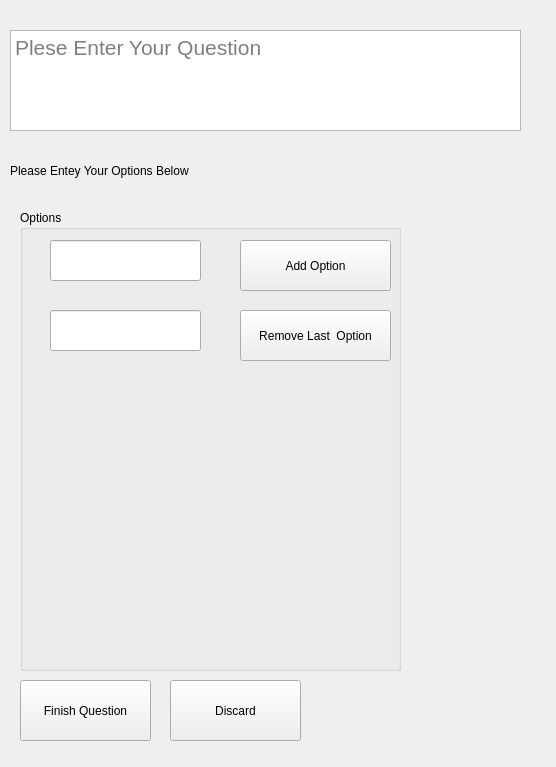
<?xml version="1.0" encoding="UTF-8"?>
<ui version="4.0">
 <class>MultipleChoiceQuestionAdd</class>
 <widget class="QMainWindow" name="MultipleChoiceQuestionAdd">
  <property name="geometry">
   <rect>
    <x>0</x>
    <y>0</y>
    <width>556</width>
    <height>767</height>
   </rect>
  </property>
  <property name="windowTitle">
   <string>Multiple Choices Question Add</string>
  </property>
  <widget class="QWidget" name="centralwidget">
   <widget class="QTextEdit" name="question_txt">
    <property name="geometry">
     <rect>
      <x>10</x>
      <y>30</y>
      <width>511</width>
      <height>101</height>
     </rect>
    </property>
    <property name="font">
     <font>
      <pointsize>16</pointsize>
     </font>
    </property>
    <property name="placeholderText">
     <string>Plese Enter Your Question</string>
    </property>
   </widget>
   <widget class="QGroupBox" name="groupBox">
    <property name="geometry">
     <rect>
      <x>20</x>
      <y>210</y>
      <width>381</width>
      <height>461</height>
     </rect>
    </property>
    <property name="title">
     <string>Options</string>
    </property>
    <widget class="QLineEdit" name="option_0">
     <property name="geometry">
      <rect>
       <x>30</x>
       <y>30</y>
       <width>151</width>
       <height>41</height>
      </rect>
     </property>
    </widget>
    <widget class="QLineEdit" name="option_1">
     <property name="geometry">
      <rect>
       <x>30</x>
       <y>100</y>
       <width>151</width>
       <height>41</height>
      </rect>
     </property>
    </widget>
    <widget class="QPushButton" name="add_option_btn">
     <property name="geometry">
      <rect>
       <x>220</x>
       <y>30</y>
       <width>151</width>
       <height>51</height>
      </rect>
     </property>
     <property name="text">
      <string>Add Option</string>
     </property>
    </widget>
    <widget class="QPushButton" name="remove_last_option_btn">
     <property name="geometry">
      <rect>
       <x>220</x>
       <y>100</y>
       <width>151</width>
       <height>51</height>
      </rect>
     </property>
     <property name="text">
      <string>Remove Last  Option</string>
     </property>
    </widget>
   </widget>
   <widget class="QLabel" name="label">
    <property name="geometry">
     <rect>
      <x>10</x>
      <y>140</y>
      <width>241</width>
      <height>61</height>
     </rect>
    </property>
    <property name="text">
     <string>Please Entey Your Options Below</string>
    </property>
   </widget>
   <widget class="QPushButton" name="finish_btn">
    <property name="geometry">
     <rect>
      <x>20</x>
      <y>680</y>
      <width>131</width>
      <height>61</height>
     </rect>
    </property>
    <property name="text">
     <string>Finish Question</string>
    </property>
   </widget>
   <widget class="QPushButton" name="discard_btn">
    <property name="geometry">
     <rect>
      <x>170</x>
      <y>680</y>
      <width>131</width>
      <height>61</height>
     </rect>
    </property>
    <property name="text">
     <string>Discard</string>
    </property>
   </widget>
   <widget class="QLabel" name="feedback_label">
    <property name="geometry">
     <rect>
      <x>10</x>
      <y>190</y>
      <width>161</width>
      <height>16</height>
     </rect>
    </property>
    <property name="styleSheet">
     <string notr="true">color:rgb(255, 0, 0)</string>
    </property>
    <property name="text">
     <string/>
    </property>
   </widget>
  </widget>
 </widget>
 <resources/>
 <connections/>
</ui>
